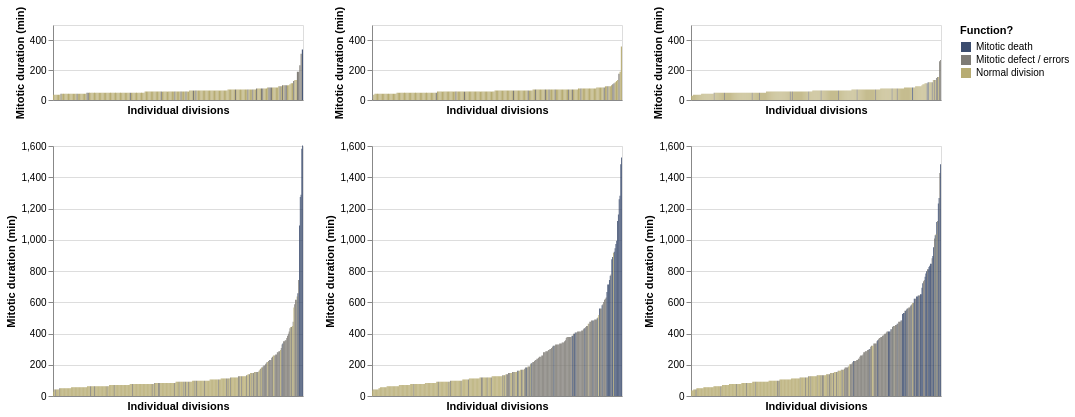

The notebook cell this image was saved under:
### Code cell
daughters_augmin_function_bin1 = plot_Individual_Daughters_error(
    df_augmin_all[df_augmin_all["Augmin_depletion_bin"] == "(12, 36]"],
    category = "Function",
    barwidth = 0.8,
    y_max = 1600,
    plotwidth = 250
)

daughters_augmin_function_bin2 = plot_Individual_Daughters_error(
    df_augmin_all[(df_augmin_all["Augmin_depletion_bin"] == "(36, 60]") & (df_augmin_all["Mitotic_duration_mins"] < 1600)],
    category = "Function",
    barwidth = 0.8,
    y_max = 1600,
    plotwidth = 250
)

daughters_augmin_function_bin3 = plot_Individual_Daughters_error(
    df_augmin_all[df_augmin_all["Augmin_depletion_bin"] == "(60, 84]"],
    category = "Function",
    barwidth = 0.8,
    y_max = 1600,
    plotwidth = 250
)

daughters_ctrl_function_bin1 = plot_Individual_Daughters_error(
    df_ctrl_all[df_ctrl_all["Augmin_depletion_bin"] == "(12, 36]"],
    category = "Function",
    barwidth = 1.1,
    y_max = 500,
    plotwidth = 250,
    plotheight = 75
)

daughters_ctrl_function_bin2 = plot_Individual_Daughters_error(
    df_ctrl_all[df_ctrl_all["Augmin_depletion_bin"] == "(36, 60]"],
    category = "Function",
    barwidth = 1.1,
    y_max = 500,
    plotwidth = 250,
    plotheight = 75
)

daughters_ctrl_function_bin3 = plot_Individual_Daughters_error(
    df_ctrl_all[df_ctrl_all["Augmin_depletion_bin"] == "(60, 84]"],
    category = "Function",
    barwidth = 0.8,
    y_max = 500,
    plotwidth = 250,
    plotheight = 75
)

df[df["Dataset"].isin(datasets_augmin)].groupby("Augmin_depletion_bin").Condition.value_counts().to_csv(root + "/Statistics/Figure6C.csv") # Save n per bin and condition

source_data_6C_ctrl = df_ctrl_all[df_ctrl_all["Dataset"].isin(datasets_augmin)]
source_data_6C_ctrl[["Dataset", "Condition", "Function", "Mitotic_duration_mins", "Augmin_depletion_bin"]].to_csv(root + "Statistics/Figure6Cctrl_SourceData.csv")

source_data_6C_augmin = df_augmin_all[df_augmin_all["Dataset"].isin(datasets_augmin)]
source_data_6C_augmin[["Dataset", "Condition", "Function", "Mitotic_duration_mins", "Augmin_depletion_bin"]].to_csv(root + "Statistics/Figure6Caugmin_SourceData.csv")


daughters_ctrl_function_bin1 & daughters_augmin_function_bin1 |\
daughters_ctrl_function_bin2 & daughters_augmin_function_bin2 |\
daughters_ctrl_function_bin3 & daughters_augmin_function_bin3

### Figure 1 — Vega-Lite specification as saved in the notebook (floating-point values rounded to 4 significant figures; data arrays with more than 128 entries replaced by an {"elided": "..."} marker saying what was removed)
{"config": {"view": {"continuousWidth": 300, "continuousHeight": 300}}, "hconcat": [{"vconcat": [{"data": {"name": "data-83e10b20e314e0b139df92f46c60808f"}, "mark": {"type": "bar", "width": 1.1}, "encoding": {"color": {"field": "Function", "scale": {"scheme": "cividis"}, "title": "Function?", "type": "nominal"}, "x": {"axis": {"labels": false, "ticks": false}, "field": "Unique_Source_ID", "sort": {"field": "Mitotic_duration_mins", "order": "ascending"}, "title": "Individual divisions", "type": "nominal"}, "y": {"field": "Mitotic_duration_mins", "scale": {"domain": [0, 500]}, "title": "Mitotic duration (min)", "type": "quantitative"}}, "height": 75, "width": 250}, {"data": {"name": "data-d35e8fd2966daca326edc9168a7c256d"}, "mark": {"type": "bar", "width": 0.8}, "encoding": {"color": {"field": "Function", "scale": {"scheme": "cividis"}, "title": "Function?", "type": "nominal"}, "x": {"axis": {"labels": false, "ticks": false}, "field": "Unique_Source_ID", "sort": {"field": "Mitotic_duration_mins", "order": "ascending"}, "title": "Individual divisions", "type": "nominal"}, "y": {"field": "Mitotic_duration_mins", "scale": {"domain": [0, 1600]}, "title": "Mitotic duration (min)", "type": "quantitative"}}, "height": 250, "width": 250}]}, {"vconcat": [{"data": {"name": "data-7e6296d389737ba5272e00b712623b84"}, "mark": {"type": "bar", "width": 1.1}, "encoding": {"color": {"field": "Function", "scale": {"scheme": "cividis"}, "title": "Function?", "type": "nominal"}, "x": {"axis": {"labels": false, "ticks": false}, "field": "Unique_Source_ID", "sort": {"field": "Mitotic_duration_mins", "order": "ascending"}, "title": "Individual divisions", "type": "nominal"}, "y": {"field": "Mitotic_duration_mins", "scale": {"domain": [0, 500]}, "title": "Mitotic duration (min)", "type": "quantitative"}}, "height": 75, "width": 250}, {"data": {"name": "data-4c8f8b68771763451ffa3a63ca05b95a"}, "mark": {"type": "bar", "width": 0.8}, "encoding": {"color": {"field": "Function", "scale": {"scheme": "cividis"}, "title": "Function?", "type": "nominal"}, "x": {"axis": {"labels": false, "ticks": false}, "field": "Unique_Source_ID", "sort": {"field": "Mitotic_duration_mins", "order": "ascending"}, "title": "Individual divisions", "type": "nominal"}, "y": {"field": "Mitotic_duration_mins", "scale": {"domain": [0, 1600]}, "title": "Mitotic duration (min)", "type": "quantitative"}}, "height": 250, "width": 250}]}, {"vconcat": [{"data": {"name": "data-b303f595f03fc6ef9cfc4b4d3edf6a13"}, "mark": {"type": "bar", "width": 0.8}, "encoding": {"color": {"field": "Function", "scale": {"scheme": "cividis"}, "title": "Function?", "type": "nominal"}, "x": {"axis": {"labels": false, "ticks": false}, "field": "Unique_Source_ID", "sort": {"field": "Mitotic_duration_mins", "order": "ascending"}, "title": "Individual divisions", "type": "nominal"}, "y": {"field": "Mitotic_duration_mins", "scale": {"domain": [0, 500]}, "title": "Mitotic duration (min)", "type": "quantitative"}}, "height": 75, "width": 250}, {"data": {"name": "data-0d62b35dcac4259923e2e47bc3dab2b6"}, "mark": {"type": "bar", "width": 0.8}, "encoding": {"color": {"field": "Function", "scale": {"scheme": "cividis"}, "title": "Function?", "type": "nominal"}, "x": {"axis": {"labels": false, "ticks": false}, "field": "Unique_Source_ID", "sort": {"field": "Mitotic_duration_mins", "order": "ascending"}, "title": "Individual divisions", "type": "nominal"}, "y": {"field": "Mitotic_duration_mins", "scale": {"domain": [0, 1600]}, "title": "Mitotic duration (min)", "type": "quantitative"}}, "height": 250, "width": 250}]}], "$schema": "https://vega.github.io/schema/vega-lite/v5.20.1.json", "datasets": {"data-83e10b20e314e0b139df92f46c60808f": {"elided": "202 records"}, "data-d35e8fd2966daca326edc9168a7c256d": {"elided": "316 records"}, "data-7e6296d389737ba5272e00b712623b84": {"elided": "204 records"}, "data-4c8f8b68771763451ffa3a63ca05b95a": {"elided": "307 records"}, "data-b303f595f03fc6ef9cfc4b4d3edf6a13": {"elided": "243 records"}, "data-0d62b35dcac4259923e2e47bc3dab2b6": {"elided": "322 records"}}}
